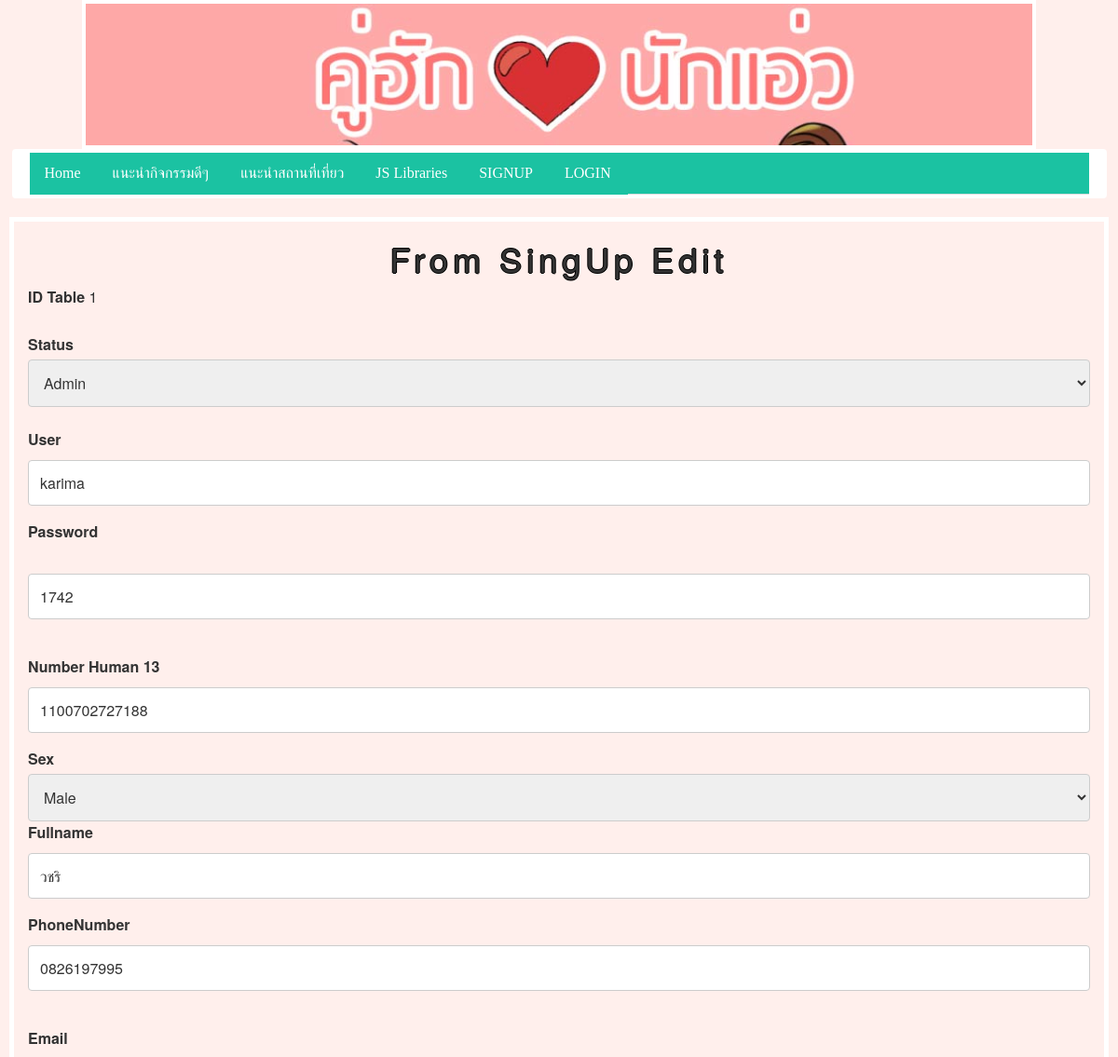
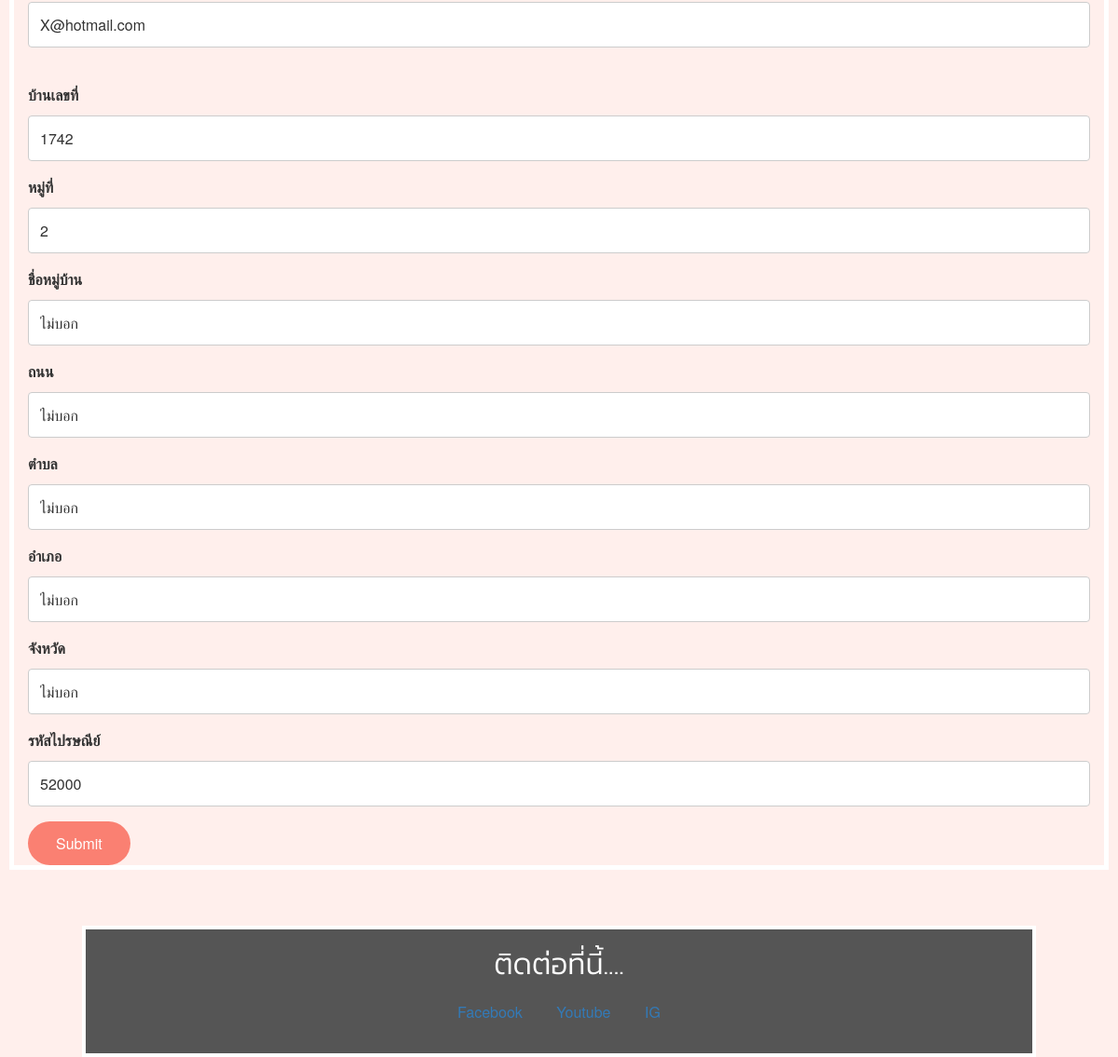
Screenshot of /htdoc/V1.php?id=1 with the database file from the repository (2 pictures, top to bottom).
### tables this page shows
CREATE TABLE `table1` (
  `ID` int(11) NOT NULL,
  `USER` varchar(50) NOT NULL,
  `PASS` varchar(50) DEFAULT NULL,
  `NUMH` varchar(13) DEFAULT NULL,
  `SEX` varchar(50) DEFAULT NULL,
  `FULLNAME` varchar(100) DEFAULT NULL,
  `PHONENUM` varchar(13) DEFAULT NULL,
  `EMAIL` varchar(50) DEFAULT NULL,
  `STATUS` varchar(1) DEFAULT NULL
);

CREATE TABLE `table2` (
  `ID2` int(11) NOT NULL,
  `HNO` varchar(50) DEFAULT NULL,
  `MU` varchar(50) DEFAULT NULL,
  `VILNAME` varchar(50) DEFAULT NULL,
  `ROAD` varchar(50) DEFAULT NULL,
  `DIST` varchar(50) DEFAULT NULL,
  `PARISH` varchar(50) DEFAULT NULL,
  `PROVINCE` varchar(50) DEFAULT NULL,
  `POSTCODE` varchar(5) DEFAULT NULL
);

### htdoc/V1.php (the view, shortened to what this page needs)
<?php include("header.php"); ?>
<?php include("connectdb.php"); ?>
<?php
	$sql = "SELECT * FROM table1 WHERE id=".$_GET['id'];
	$sql2 = "SELECT * FROM table2 WHERE id2=".$_GET['id'];
	mysqli_set_charset($conn,'UTF8');
	$query = mysqli_query($conn,$sql);
	$query2 = mysqli_query($conn,$sql2);
 $result=mysqli_fetch_array($query,MYSQLI_ASSOC);
   $result2=mysqli_fetch_array($query2,MYSQLI_ASSOC);
?>
<TABLE  align="center" width="624" height="800" border="1">
<form action="SaveEdit3.php?id=" method="post" name="SingUp">
<center><h1>From SingUp Edit</h1></center>
<div class="container">
<label for="user">ID Table</label>
	<input type="hidden" name="id" value="<?php echo $result["ID"];?>"><?php echo $result["ID"];?></td><br>
	<br><label for="lname">Status</label>
	 <select id="status" name="status">
	<?php
	if($result['STATUS'] == '2') {
		echo "<option selected=selected value=2>Admin</option><option  value=1>User</option>";
	}
	?>
	 </select><br>
      <br><label for="user">User</label>
    <input type="text" name="user" size="20" value="<?php echo $result["USER"];?>">
    <label for="lname" >Password</label><br><br>
    <input type="text" name="pass" size="20" value="<?php echo $result["PASS"];?>">
    <br><br>
	<label for="lname">Number Human 13</label>
    <input type="text" name="numh" size="2" value="<?php echo $result["NUMH"];?>">
    <label for="lname">Sex</label>
    <select id="sex" name="sex">
	<?php
	if($result['SEX'] == 'male') {
		echo "<option value=female>Female</option><option selected=selected value=male>Male</option>";
	}
	?>
	 </select><br>
    <label for="lname">Fullname</label>
    <input type="text" name="fullname" size="5" value="<?php echo $result["FULLNAME"];?>">
    <label for="lname">PhoneNumber</label>
    <input type="text" name="phonenum" size="5" value="<?php echo $result["PHONENUM"];?>"><br><br>
    <label for="lname">Email</label>
    <input type="text" name="email" size="5" value="<?php echo $result["EMAIL"];?>"><br><br>
	    <label for="lname">บ้านเลขที่</label>
   <input type="text" name="hno" size="5" value="<?php echo $result2["HNO"];?>">
	    <label for="lname">หมู่ที่</label>
  <input type="text" name="mu" size="5" value="<?php echo $result2["MU"];?>">
	    <label for="lname">ชื่อหมู่บ้าน</label>
   <input type="text" name="vilname" size="5" value="<?php echo $result2["VILNAME"];?>">
	    <label for="lname">ถนน</label>
   <input type="text" name="road" size="5" value="<?php echo $result2["ROAD"];?>">
	    <label for="lname">ตำบล</label>
    <input type="text" name="dist" size="5" value="<?php echo $result2["DIST"];?>">
	    <label for="lname">อำเภอ</label>
    <input type="text" name="parish" size="5" value="<?php echo $result2["PARISH"];?>">
	    <label for="lname">จังหวัด</label>
    <input type="text" name="province" size="5" value="<?php echo $result2["PROVINCE"];?>">
	    <label for="lname">รหัสไปรษณีย์</label>
    <input type="text" name="postcode" size="5" value="<?php echo $result2["POSTCODE"];?>">
	    <input type="submit"  value="Submit">
</TABLE>
 <?php include("footer.php"); ?>

### htdoc/css/S1.css (style rules this page uses)
html { box-sizing:border-box }
*,*:before,*:after { box-sizing:inherit }
html { -ms-text-size-adjust:100%;-webkit-text-size-adjust:100% }
body { margin:0 }
button,input,select,textarea { font:inherit;margin:0 }
button,input { overflow:visible }
button,select { text-transform:none }
button,html [type=button],[type=reset],[type=submit] { -webkit-appearance:button }
html,body { font-family:Verdana,sans-serif;font-size:15px;line-height:1.5 }
html { overflow-x:hidden }
h1 { font-size:36px }
h1,h2,h3,h4,h5,h6 { font-family:"Segoe UI",Arial,sans-serif;font-weight:400;margin:10px 0 }
* { margin: 0; padding: 0; }

### htdoc/header.php (style rules this page uses)
h1 { color: yellow; text-shadow: -1px 0 black, 0 1px black, 1px 0 black, 0 -1px black; }
body { font-family: Arial, Helvetica, sans-serif; }
* { box-sizing: border-box; }
input[type=text], select, textarea { width: 100%; padding: 12px; border: 1px solid #ccc; border-radius: 4px; box-sizing: border-box; margin-top: 6px; margin-bottom: 16px; resize: vertical; }
input[type=submit] { background-color:#FA8072; color: white; padding: 12px 30px; border: none; border-radius: 25px; cursor: pointer; }
body { font-family: "Times New Roman", Georgia, Serif; }
h1, h2, h3, h4, h5, h6 { font-family: "Playfair Display"; letter-spacing: 5px; }

### rows the page displays
table1: ID "1", status "Admin", user "karima", pass "1742", numh "1100702727188", sex "Male", fullname "วชริ", phonenum "0826197995", email "X@hotmail.com"
table2: hno "1742", mu "2", vilname "ไม่บอก", road "ไม่บอก", dist "ไม่บอก", parish "ไม่บอก", province "ไม่บอก", postcode "52000"
